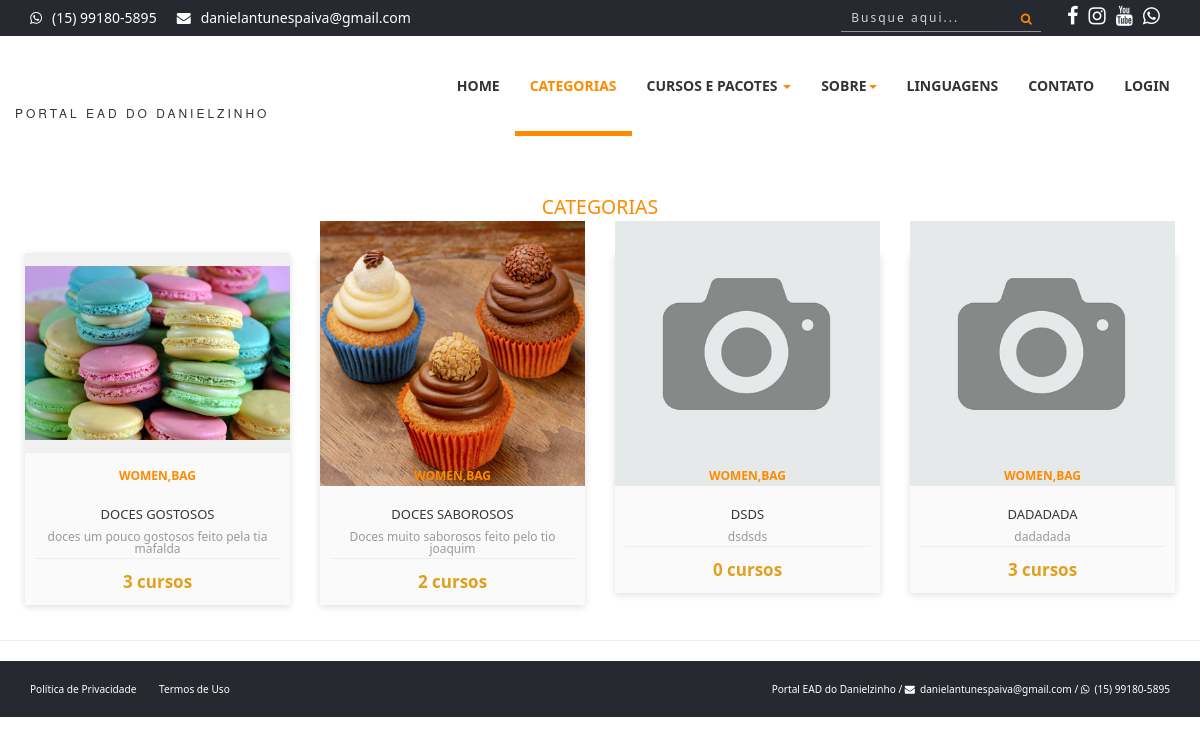
Page /categorias.php on the committed database.
### tables this page shows
CREATE TABLE `config` (
  `id` int(11) NOT NULL,
  `nome_sistema` varchar(50) NOT NULL,
  `email_sistema` varchar(50) NOT NULL,
  `tel_sistema` varchar(20) NOT NULL,
  `cnpj_sistema` varchar(25) DEFAULT NULL,
  `tipo_chave_pix` varchar(25) DEFAULT NULL,
  `chave_pix` varchar(100) DEFAULT NULL,
  `logo` varchar(20) NOT NULL,
  `icone` varchar(20) NOT NULL,
  `logo_rel` varchar(20) NOT NULL,
  `qrcode_pix` varchar(20) DEFAULT NULL,
  `facebook` varchar(120) DEFAULT NULL,
  `instagram` varchar(120) DEFAULT NULL,
  `youtube` varchar(120) DEFAULT NULL,
  `itens_pag` int(11) NOT NULL,
  `video_sobre` varchar(100) NOT NULL
);

CREATE TABLE `categorias` (
  `id` int(11) NOT NULL,
  `nome` varchar(50) NOT NULL,
  `descricao` varchar(50) NOT NULL,
  `foto` varchar(100) DEFAULT NULL,
  `nome_url` varchar(100) DEFAULT NULL
);

### sistema/conexao.php (called while the page is built, shortened)
<?php
$servidor = 'localhost';
$banco = 'portalead';
$usuario = 'root';
$senha = '';
$nome_sistema = 'Portal EAD do Danielzinho';
$email_sistema = 'danielantunespaiva@gmail.com';
$tel_sistema = '(15) 99180-5895';
try {
    $pdo = new PDO("mysql:dbname=$banco; host=$servidor", "$usuario", "$senha");
} catch (Throwable $th) {
    echo 'Erro ao conectar ao banco de dados! <br><br>' . $th;
}
$query = $pdo->query("SELECT * FROM config");
$res = $query->fetchAll(PDO::FETCH_ASSOC);
$total_reg = @count($res);
if ($total_reg == 0) {
    $pdo->query("INSERT into config SET nome_sistema = '$nome_sistema', email_sistema = '$email_sistema', tel_sistema = '$tel_sistema', logo = 'logo.png', icone = 'favicon.ico', logo_rel = 'logo.jpg', itens_pag = '12'");
} else {
    $nome_sistema = $res[0]['nome_sistema'];
    $email_sistema = $res[0]['email_sistema'];
    $facebook_sistema = $res[0]['facebook'];
    $instagram_sistema = $res[0]['instagram'];
    $youtube_sistema = $res[0]['youtube'];
}
?>

### categorias.php (the view, shortened to what this page needs)
<?php
require_once('cabecalho.php');
?>
<?php
$query = $pdo->query("SELECT * FROM categorias ORDER BY id asc");
$res = $query->fetchAll(PDO::FETCH_ASSOC);
$total_reg = @count($res);
if ($total_reg > 0) {
?>
    <section style="margin-top:50px;">
        <div class="section-heading text-center">
            <div class="col-md-12 col-xs-12">
                <h2><small><span>Categorias</span><small></h2>
            </div>
        </div>
        <div class="row" style="margin-left:10px; margin-right:10px;">
            <?php
            for ($i = 0; $i < $total_reg; $i++) {
                $id = $res[$i]['id'];
                $nome = $res[$i]['nome'];
                $descricao = $res[$i]['descricao'];
                $foto = $res[$i]['foto'];
                $url = $res[$i]['nome_url'];
                $query2 = $pdo->query("SELECT * FROM cursos WHERE categoria = '$id'");
                $res2 = $query2->fetchAll(PDO::FETCH_ASSOC);
                $cursos = @count($res2);
            ?>
                <div class="col-sm-3 col-xs-6">
                    <div class="product-card">
                        <div class="product-tumb">
                            <a href="categoria-<?php echo $url ?>">
                                <img src="sistema/painel-admin/img/categorias/<?php echo $foto ?>" alt="">
                            </a>
                        </div>
                        <div class="product-details" style="text-align:center">
                            <span class="product-catagory">Women,bag</span>
                            <h4><a href="categoria-<?php echo $url ?>"><?php echo $nome ?></a></h4>
                            <p><?php echo $descricao ?></p>
                            <div class="product-bottom-details">
                                <div class="product-price"><?php echo $cursos ?> cursos</div>
                            </div>
                        </div>
                    </div>
                </div>
            <?php
            }
            ?>
        </div>
    </section>
<?php
}
?>
<hr>
<?php
require_once('rodape.php');
?>

### cabecalho.php (shortened to what this page needs)
<?php
require_once('sistema/conexao.php');
$login = 'Login';
$painel = 'sistema/';
$index = '';
$categorias = '';
$cursos = '';
$sobre = '';
$linguagens = '';
$contatos = '';
$url = basename($_SERVER['PHP_SELF'], '.php');
if($url == 'index') {
    $index = 'active';
} else if ($url == 'categorias') {
    $categorias = 'active';
} else if ($url == 'linguagens') {
    $linguagens = 'active';
} else if ($url == 'cursos' || $url == 'lista-cursos' || $url == 'pacotes' || $url == 'formacoes' || $url == 'sistemas' || $url == 'lista-cursos-2021' || $url == 'lista-cursos-2022') {
    $cursos = 'active';
} else if ($url == 'sobre' || $url == 'planos' || $url == 'parcerias' || $url == 'perguntas' || $url == 'politica' || $url == 'termos') {
    $sobre = 'active';
} else if ($url == 'contatos') {
    $contatos = 'active';
}
?>
<!DOCTYPE html>
<html>
<head>
    <link rel="stylesheet" href="https://cdnjs.cloudflare.com/ajax/libs/font-awesome/4.5.0/css/font-awesome.min.css">
    <link rel="stylesheet" href="scss/main.css">
    <link rel="stylesheet" href="scss/skin.css">
    <link rel="stylesheet" href="scss/card.css">
    <link rel="stylesheet" href="scss/curso.css">
</head>
<body id="wrapper">
    <section id="top-header">
        <div class="container">
            <div class="row">
                <div class="col-md-7 col-sm-7 col-xs-7 top-header-links">
                    <ul class="contact_links">
                        <li><i class="fa fa-whatsapp"></i><a href="http://api.whatsapp.com/send?1=pt_BR&phone=55<?php echo $tel_sistema ?>" target="_blank"><?php echo $tel_sistema ?></a></li>
                        <li><i class="fa fa-envelope"></i><a href="#"><?php echo $email_sistema ?></a></li>
                    </ul>
                </div>
                <div class="col-md-5 col-sm-12 col-xs-12 social">
                    <ul class="social_links">
                        <li><a href="<?php echo $facebook_sistema ?>" title="Nossa Página no Facebook" target="_blank"><i class="fa fa-facebook"></i></a></li>
                        <li><a href="<?php echo $instagram_sistema ?>" title="Nossa Página no Instagram" target="_blank"><i class="fa fa-instagram"></i></a></li>
                        <li><a href="<?php echo $youtube_sistema ?>" title="Nosso canal no Youtube" target="_blank"><i class="fa fa-youtube"></i></a></li>
                        <li><a href="http://api.whatsapp.com/send?1=pt_BR&phone=55<?php echo $tel_sistema ?>" title="Chamar no Whatsapp" target="_blank"><i class="fa fa-whatsapp"></i></a></li>
                    </ul>
                    <div class="search-box social_links">
                        <button class="btn-search"><i class="fa fa-search"></i></button>
                        <input  onkeyup="listarCab()" type="text" name="buscar_cab" id="buscar_cab" class="input-search" placeholder="Busque aqui...">
                    </div>
                </div>
            </div>
        </div>
    </section>
    <header>
        <nav class="navbar navbar-inverse" style="z-index: 1000">
            <div class="container">
                <div class="row">
                    <div class="navbar-header">
                        <a class="navbar-brand" href="./">
                            <h1> <img src="sistema/img/logo.png" alt="" width="60px">
                            </h1><span><?php echo $nome_sistema ?></span>
                        </a>
                    </div>
                    <div id="navbar" class="collapse navbar-collapse navbar-right">
                        <ul class="nav navbar-nav">
                            <li class="<?php echo $index ?>"><a href="./">Home</a></li>
                            <li class="<?php echo $categorias ?>"><a href="categorias">Categorias</a></li>
                            <li class="dropdown <?php echo $cursos ?>">
                                <a href="#" class="dropdown-toggle" data-toggle="dropdown" role="button" aria-haspopup="true" aria-expanded="false">Cursos e Pacotes <span class="caret"></span></a>
                            </li>
                            <li class="dropdown <?php echo $sobre ?>">
                                <a href="#" class="dropdown-toggle" data-toggle="dropdown" role="button" aria-haspopup="true" aria-expanded="false">Sobre<span class="caret"></span></a>
                            </li>
                            <li class="<?php echo $linguagens ?>"><a href="linguagens">Linguagens</a></li>
                            <li class="<?php echo $contatos ?>"><a href="contatos">Contato</a></li>
                            <li><a href="<?php echo $painel ?>"><?php echo $login ?></a></li>
                        </ul>
                    </div>
                </div>
            </div>
        </nav>
    </header>
    <div id="area-conteudo">

### rodape.php (shortened to what this page needs)
<?php
require_once('sistema/conexao.php');
?>
</div>
<section id="bottom-footer">
    <div class="container">
        <div class="row">
            <div class="col-md-6 col-sm-6 col-xs-12 btm-footer-links ocultar-mobile">
                <a href="politica">Política de Privacidade</a>
                <a href="termos">Termos de Uso</a>
            </div>
            <div class="col-md-6 col-sm-6 col-xs-12 copyright">
                <span class="cor-branca ocultar-mobile"><?php echo $nome_sistema ?> / </span> <i class="fa fa-envelope" style="color:#FFF; margin-right:5px"> </i><a href="#" style="color:#FFF"><?php echo $email_sistema ?></a> / <i class="fa fa-whatsapp" style="color:#FFF; margin-right:5px"></i><a href="http://api.whatsapp.com/send?1=pt_BR&phone=55<?php echo $tel_sistema ?>" target="_blank" style="color:#FFF"><?php echo $tel_sistema ?></a>
            </div>
        </div>
    </div>
</section>
</html>

### scss/card.css (style rules this page uses)
* { -webkit-box-sizing: border-box; box-sizing: border-box; }
.product-card { width: 100%; position: relative; box-shadow: 0 2px 7px #dfdfdf; margin: 15px auto; background: #fafafa; }
.product-tumb { display: flex; align-items: center; justify-content: center; height: 200px; padding: 0px; background: #f0f0f0; }
.product-tumb img { max-width: 100%; max-height: 100%; }
.product-details { padding: 10px; }
.product-catagory { display: block; font-size: 12px; font-weight: 700; text-transform: uppercase; color: #ccc; margin-bottom: 18px; }
.product-details h4 a { font-weight: 500; display: block; margin-bottom: 5px; text-transform: uppercase; color: #363636; text-decoration: none; transition: 0.3s; text-align:center; font-size:13px; }
.product-details p { font-size: 12px; line-height: 12px; margin-bottom: 3px; color: #999; text-align:center; }
.product-bottom-details { overflow: hidden; border-top: 1px solid #eee; padding-top: 10px; }
.product-bottom-details div { text-align:center; width: 100%; }
.product-price { font-size: 17px; color: #e0a01d; font-weight: 600; }

### rows in the picture
config: email_sistema "danielantunespaiva@gmail.com", nome_sistema "PORTAL EAD DO DANIELZINHO", nome_sistema "Portal EAD do Danielzinho"
categorias: foto (picture), nome "DOCES GOSTOSOS", descricao "doces um pouco gostosos feito pela tia mafalda", cursos "3"
categorias: foto (picture), nome "DOCES SABOROSOS", descricao "Doces muito saborosos feito pelo tio joaquim", cursos "2"
categorias: foto (picture), nome "DSDS", descricao "dsdsds", cursos "0"
categorias: foto (picture), nome "DADADADA", descricao "dadadada", cursos "3"

### other values in the picture
$tel_sistema "(15) 99180-5895"
$login "LOGIN"
